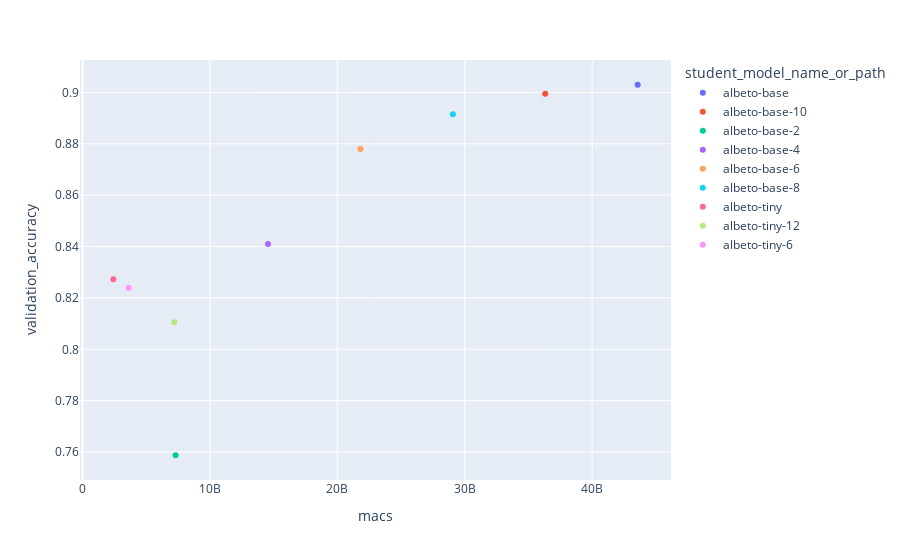

Source (notebook cell):
### Code cell
fig = px.scatter(query_df, x="macs", y="validation_accuracy", color="student_model_name_or_path")
fig.show()

### Figure 1 — Plotly figure (JSON) as saved in the notebook; plotly's stock layout.template omitted (floating-point values rounded to 4 significant figures)
{"data": [{"hovertemplate": "student_model_name_or_path=albeto-base<br>macs=%{x}<br>validation_accuracy=%{y}<extra></extra>", "legendgroup": "albeto-base", "marker": {"color": "#636efa", "symbol": "circle"}, "mode": "markers", "name": "albeto-base", "orientation": "v", "showlegend": true, "type": "scatter", "x": [43575478528], "xaxis": "x", "y": [0.903], "yaxis": "y"}, {"hovertemplate": "student_model_name_or_path=albeto-base-10<br>macs=%{x}<br>validation_accuracy=%{y}<extra></extra>", "legendgroup": "albeto-base-10", "marker": {"color": "#EF553B", "symbol": "circle"}, "mode": "markers", "name": "albeto-base-10", "orientation": "v", "showlegend": true, "type": "scatter", "x": [36321429760], "xaxis": "x", "y": [0.8995], "yaxis": "y"}, {"hovertemplate": "student_model_name_or_path=albeto-base-2<br>macs=%{x}<br>validation_accuracy=%{y}<extra></extra>", "legendgroup": "albeto-base-2", "marker": {"color": "#00cc96", "symbol": "circle"}, "mode": "markers", "name": "albeto-base-2", "orientation": "v", "showlegend": true, "type": "scatter", "x": [7305234688], "xaxis": "x", "y": [0.7588], "yaxis": "y"}, {"hovertemplate": "student_model_name_or_path=albeto-base-4<br>macs=%{x}<br>validation_accuracy=%{y}<extra></extra>", "legendgroup": "albeto-base-4", "marker": {"color": "#ab63fa", "symbol": "circle"}, "mode": "markers", "name": "albeto-base-4", "orientation": "v", "showlegend": true, "type": "scatter", "x": [14559283456], "xaxis": "x", "y": [0.841], "yaxis": "y"}, {"hovertemplate": "student_model_name_or_path=albeto-base-6<br>macs=%{x}<br>validation_accuracy=%{y}<extra></extra>", "legendgroup": "albeto-base-6", "marker": {"color": "#FFA15A", "symbol": "circle"}, "mode": "markers", "name": "albeto-base-6", "orientation": "v", "showlegend": true, "type": "scatter", "x": [21813332224], "xaxis": "x", "y": [0.878], "yaxis": "y"}, {"hovertemplate": "student_model_name_or_path=albeto-base-8<br>macs=%{x}<br>validation_accuracy=%{y}<extra></extra>", "legendgroup": "albeto-base-8", "marker": {"color": "#19d3f3", "symbol": "circle"}, "mode": "markers", "name": "albeto-base-8", "orientation": "v", "showlegend": true, "type": "scatter", "x": [29067380992], "xaxis": "x", "y": [0.8915], "yaxis": "y"}, {"hovertemplate": "student_model_name_or_path=albeto-tiny<br>macs=%{x}<br>validation_accuracy=%{y}<extra></extra>", "legendgroup": "albeto-tiny", "marker": {"color": "#FF6692", "symbol": "circle"}, "mode": "markers", "name": "albeto-tiny", "orientation": "v", "showlegend": true, "type": "scatter", "x": [2418245608], "xaxis": "x", "y": [0.8273], "yaxis": "y"}, {"hovertemplate": "student_model_name_or_path=albeto-tiny-12<br>macs=%{x}<br>validation_accuracy=%{y}<extra></extra>", "legendgroup": "albeto-tiny-12", "marker": {"color": "#B6E880", "symbol": "circle"}, "mode": "markers", "name": "albeto-tiny-12", "orientation": "v", "showlegend": true, "type": "scatter", "x": [7213121512], "xaxis": "x", "y": [0.8105], "yaxis": "y"}, {"hovertemplate": "student_model_name_or_path=albeto-tiny-6<br>macs=%{x}<br>validation_accuracy=%{y}<extra></extra>", "legendgroup": "albeto-tiny-6", "marker": {"color": "#FF97FF", "symbol": "circle"}, "mode": "markers", "name": "albeto-tiny-6", "orientation": "v", "showlegend": true, "type": "scatter", "x": [3616964584], "xaxis": "x", "y": [0.824], "yaxis": "y"}], "layout": {"legend": {"title": {"text": "student_model_name_or_path"}, "tracegroupgap": 0}, "margin": {"t": 60}, "xaxis": {"anchor": "y", "domain": [0, 1], "title": {"text": "macs"}}, "yaxis": {"anchor": "x", "domain": [0, 1], "title": {"text": "validation_accuracy"}}}}
